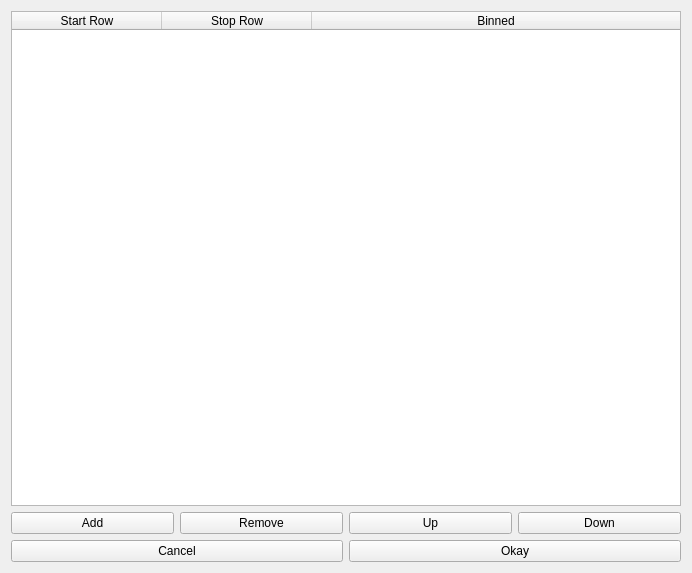
<?xml version="1.0" encoding="UTF-8"?>
<ui version="4.0">
 <class>Form</class>
 <widget class="QWidget" name="Form">
  <property name="geometry">
   <rect>
    <x>0</x>
    <y>0</y>
    <width>692</width>
    <height>573</height>
   </rect>
  </property>
  <property name="windowTitle">
   <string>Form</string>
  </property>
  <layout class="QGridLayout" name="gridLayout">
   <item row="2" column="2" colspan="2">
    <widget class="QPushButton" name="pushButton_5">
     <property name="text">
      <string>Okay</string>
     </property>
    </widget>
   </item>
   <item row="1" column="0">
    <widget class="QPushButton" name="pushButton">
     <property name="text">
      <string>Add</string>
     </property>
    </widget>
   </item>
   <item row="1" column="3">
    <widget class="QPushButton" name="pushButton_4">
     <property name="text">
      <string>Down</string>
     </property>
    </widget>
   </item>
   <item row="1" column="2">
    <widget class="QPushButton" name="pushButton_3">
     <property name="text">
      <string>Up</string>
     </property>
    </widget>
   </item>
   <item row="1" column="1">
    <widget class="QPushButton" name="pushButton_2">
     <property name="text">
      <string>Remove</string>
     </property>
    </widget>
   </item>
   <item row="2" column="0" colspan="2">
    <widget class="QPushButton" name="pushButton_6">
     <property name="text">
      <string>Cancel</string>
     </property>
    </widget>
   </item>
   <item row="0" column="0" colspan="4">
    <widget class="QTableWidget" name="tableWidget">
     <attribute name="horizontalHeaderCascadingSectionResizes">
      <bool>false</bool>
     </attribute>
     <attribute name="horizontalHeaderDefaultSectionSize">
      <number>150</number>
     </attribute>
     <attribute name="horizontalHeaderShowSortIndicator" stdset="0">
      <bool>false</bool>
     </attribute>
     <attribute name="horizontalHeaderStretchLastSection">
      <bool>true</bool>
     </attribute>
     <column>
      <property name="text">
       <string>Start Row</string>
      </property>
     </column>
     <column>
      <property name="text">
       <string>Stop Row</string>
      </property>
     </column>
     <column>
      <property name="text">
       <string>Binned</string>
      </property>
     </column>
    </widget>
   </item>
  </layout>
 </widget>
 <resources/>
 <connections/>
</ui>
